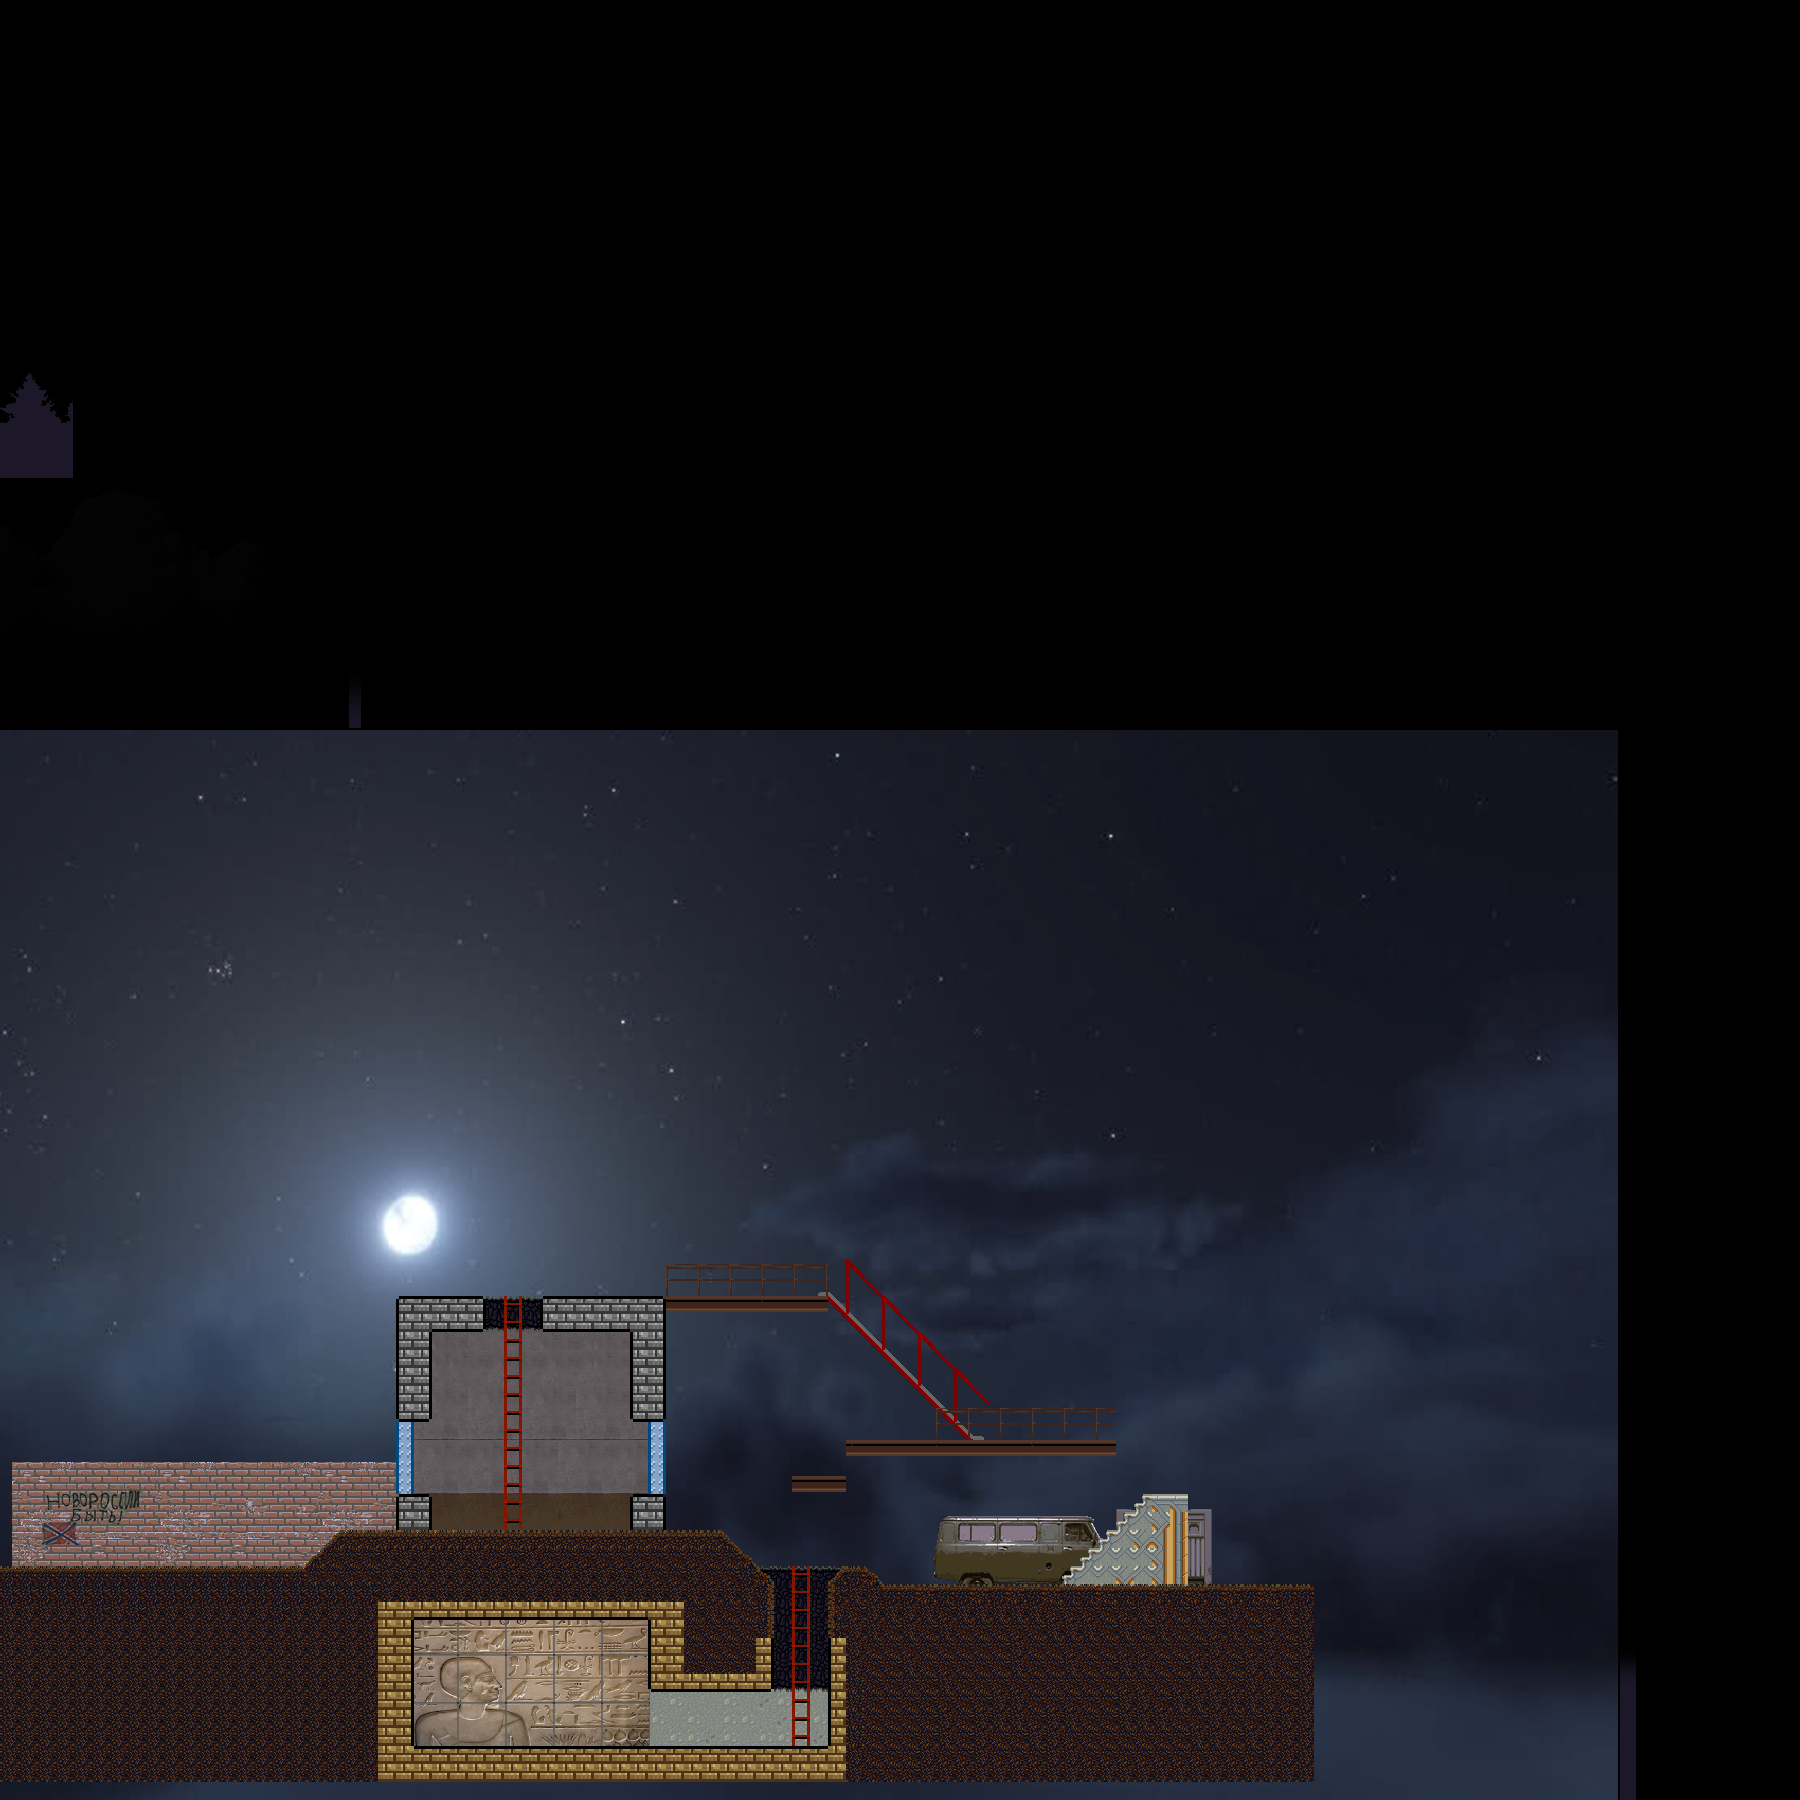

The image is a tile-based game level rendered from a .tmx file. Its description and source (layers, tilesets, objects; grid data summarised) follow:
An orthogonal 100x100 tile map with 18x18 px tiles, 10 tile layers (background3_uaz, background2, background1, main, ...), 4 tilesets, 2 image layers and 1 object (point1).

<map version="1.0" orientation="orthogonal" renderorder="left-down" width="100" height="100" tilewidth="18" tileheight="18" nextobjectid="13">
 <tileset firstgid="1" source="../../textures/default_tiles.tsx" />
 <tileset firstgid="393" name="rusted_passage" tilewidth="18" tileheight="18" tilecount="30" columns="10">
  <image source="../../textures/rusted_passage.png" width="192" height="54" />
 </tileset>
 <tileset firstgid="423" name="rusted_ladder" tilewidth="18" tileheight="18" tilecount="40" columns="10">
  <image source="../../textures/rusted_ladder.png" width="180" height="72" />
 </tileset>
 <tileset firstgid="463" name="MAP_FACTORY" tilewidth="18" tileheight="18" tilecount="3136" columns="56">
  <image source="../../textures/MAP_FACTORY.png" width="1024" height="1024" />
 </tileset>
 <imagelayer name="parallax" offsetx="-404" offsety="176">
  <image source="../../textures/parallax.png" width="2048" height="2048" />
 </imagelayer>
 <layer name="background3_uaz" width="100" height="100" offsetx="12" offsety="4">
  <data>[10000 cells, 236 non-empty, 182 distinct tile ids]</data>
 </layer>
 <layer name="background2" width="100" height="100">
  <data>[10000 cells, 189 non-empty, 29 distinct tile ids]</data>
 </layer>
 <imagelayer name="egypt_basement" offsetx="410.333" offsety="1607.67">
  <image source="../../textures/egypt.png" width="240" height="144" />
 </imagelayer>
 <layer name="background1" width="100" height="100">
  <data>[10000 cells, 44 non-empty, 8 distinct tile ids]</data>
 </layer>
 <layer name="main" width="100" height="100">
  <properties>
   <property name="solid" type="bool" value="true" />
  </properties>
  <data>[10000 cells, 835 non-empty, 37 distinct tile ids]</data>
 </layer>
 <layer name="jump_down1" width="100" height="100">
  <data>[10000 cells, 26 non-empty, 9 distinct tile ids]</data>
 </layer>
 <layer name="jump_down2" width="100" height="100">
  <data>[10000 cells, 28 non-empty, 11 distinct tile ids]</data>
 </layer>
 <layer name="foreground2" width="100" height="100">
  <data>[10000 cells, 26 non-empty, 7 distinct tile ids]</data>
 </layer>
 <layer name="foreground1" width="100" height="100">
  <data>[10000 cells, 38 non-empty, 20 distinct tile ids]</data>
 </layer>
 <layer name="glasses" width="100" height="100">
  <data>[10000 cells, 8 non-empty, 1 distinct tile ids]</data>
 </layer>
 <layer name="stairs" width="100" height="100">
  <data>[10000 cells, 23 non-empty, 1 distinct tile ids]</data>
 </layer>
 <objectgroup name="spawn">
  <object id="11" name="point1" gid="150" x="630" y="1278" width="18" height="18" />
 </objectgroup>
</map>